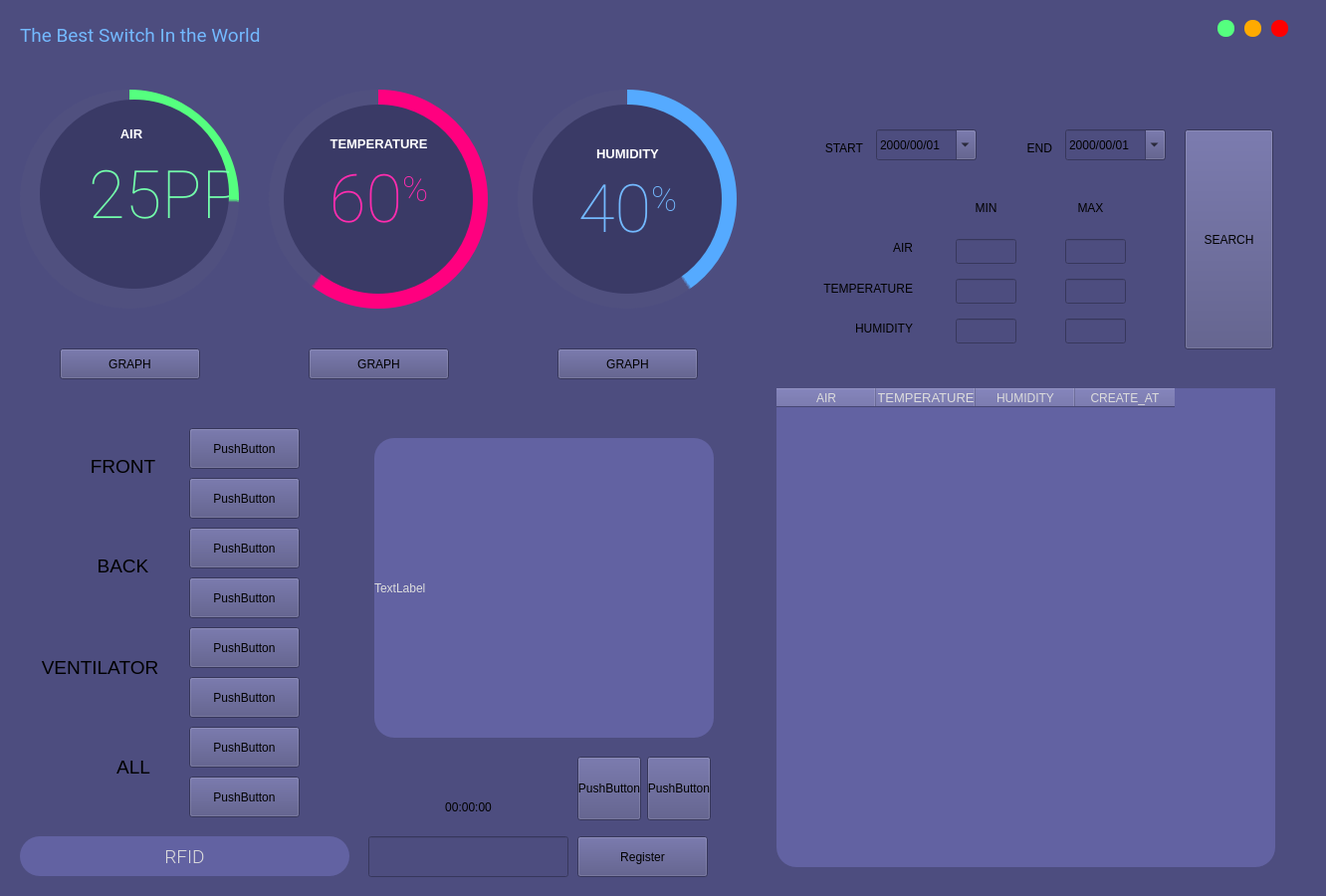
<?xml version="1.0" encoding="UTF-8"?>
<ui version="4.0">
 <class>MainWindow</class>
 <widget class="QMainWindow" name="MainWindow">
  <property name="geometry">
   <rect>
    <x>0</x>
    <y>0</y>
    <width>1332</width>
    <height>900</height>
   </rect>
  </property>
  <property name="windowTitle">
   <string>MainWindow</string>
  </property>
  <property name="styleSheet">
   <string notr="true">background-color: rgb(77, 77, 127);</string>
  </property>
  <widget class="QWidget" name="centralwidget">
   <widget class="QFrame" name="circularProgressBarTEMP">
    <property name="geometry">
     <rect>
      <x>260</x>
      <y>80</y>
      <width>240</width>
      <height>240</height>
     </rect>
    </property>
    <property name="styleSheet">
     <string notr="true">background-color: none;</string>
    </property>
    <property name="frameShape">
     <enum>QFrame::NoFrame</enum>
    </property>
    <property name="frameShadow">
     <enum>QFrame::Raised</enum>
    </property>
    <widget class="QFrame" name="circularProgressTEMP">
     <property name="geometry">
      <rect>
       <x>10</x>
       <y>10</y>
       <width>220</width>
       <height>220</height>
      </rect>
     </property>
     <property name="styleSheet">
      <string notr="true">QFrame{
	border-radius: 110px;	
	background-color: qconicalgradient(cx:0.5, cy:0.5, angle:90, stop:0.400 rgba(255, 0, 127, 255), stop:0.395 rgba(255, 255, 255, 0));
}</string>
     </property>
     <property name="frameShape">
      <enum>QFrame::StyledPanel</enum>
     </property>
     <property name="frameShadow">
      <enum>QFrame::Raised</enum>
     </property>
    </widget>
    <widget class="QFrame" name="circularBgTEMP">
     <property name="geometry">
      <rect>
       <x>10</x>
       <y>10</y>
       <width>220</width>
       <height>220</height>
      </rect>
     </property>
     <property name="styleSheet">
      <string notr="true">QFrame{
	border-radius: 110px;	
	background-color: rgba(85, 85, 127, 100);
}</string>
     </property>
     <property name="frameShape">
      <enum>QFrame::StyledPanel</enum>
     </property>
     <property name="frameShadow">
      <enum>QFrame::Raised</enum>
     </property>
    </widget>
    <widget class="QFrame" name="circularContainerTEMP">
     <property name="geometry">
      <rect>
       <x>25</x>
       <y>25</y>
       <width>190</width>
       <height>190</height>
      </rect>
     </property>
     <property name="baseSize">
      <size>
       <width>0</width>
       <height>0</height>
      </size>
     </property>
     <property name="styleSheet">
      <string notr="true">QFrame{
	border-radius: 95px;	
	background-color: rgb(58, 58, 102);
}</string>
     </property>
     <property name="frameShape">
      <enum>QFrame::StyledPanel</enum>
     </property>
     <property name="frameShadow">
      <enum>QFrame::Raised</enum>
     </property>
     <widget class="QWidget" name="layoutWidget">
      <property name="geometry">
       <rect>
        <x>10</x>
        <y>30</y>
        <width>171</width>
        <height>137</height>
       </rect>
      </property>
      <layout class="QGridLayout" name="infoLayout">
       <item row="5" column="0">
        <widget class="QLabel" name="labelCredits">
         <property name="font">
          <font>
           <family>Segoe UI</family>
           <pointsize>8</pointsize>
          </font>
         </property>
         <property name="styleSheet">
          <string notr="true">color: rgb(148, 148, 216); background-color: none;</string>
         </property>
         <property name="text">
          <string>&lt;html&gt;&lt;head/&gt;&lt;body&gt;&lt;p&gt;&lt;br/&gt;&lt;/p&gt;&lt;/body&gt;&lt;/html&gt;</string>
         </property>
         <property name="alignment">
          <set>Qt::AlignCenter</set>
         </property>
        </widget>
       </item>
       <item row="2" column="0">
        <widget class="QLabel" name="labelDegreeTEMP">
         <property name="font">
          <font>
           <family>Roboto Thin</family>
           <pointsize>30</pointsize>
          </font>
         </property>
         <property name="styleSheet">
          <string notr="true">color: rgb(255, 44, 174); padding: 0px; background-color: none;</string>
         </property>
         <property name="text">
          <string>&lt;p align=&quot;center&quot;&gt;&lt;span style=&quot; font-size:50pt;&quot;&gt;60&lt;/span&gt;&lt;span style=&quot; font-size:40pt; vertical-align:super;&quot;&gt;%&lt;/span&gt;&lt;/p&gt;</string>
         </property>
         <property name="alignment">
          <set>Qt::AlignCenter</set>
         </property>
         <property name="indent">
          <number>-1</number>
         </property>
        </widget>
       </item>
       <item row="1" column="0">
        <widget class="QLabel" name="labelTEMP">
         <property name="font">
          <font>
           <family>Segoe UI</family>
           <pointsize>10</pointsize>
          </font>
         </property>
         <property name="styleSheet">
          <string notr="true">color: #FFFFFF; background-color: none;</string>
         </property>
         <property name="text">
          <string>&lt;html&gt;&lt;head/&gt;&lt;body&gt;&lt;p&gt;&lt;span style=&quot; font-weight:600;&quot;&gt;TEMPERATURE&lt;/span&gt;&lt;/p&gt;&lt;/body&gt;&lt;/html&gt;</string>
         </property>
         <property name="alignment">
          <set>Qt::AlignCenter</set>
         </property>
        </widget>
       </item>
      </layout>
     </widget>
    </widget>
    <zorder>circularBgTEMP</zorder>
    <zorder>circularProgressTEMP</zorder>
    <zorder>circularContainerTEMP</zorder>
   </widget>
   <widget class="QFrame" name="circularProgressBarHUM">
    <property name="geometry">
     <rect>
      <x>510</x>
      <y>80</y>
      <width>240</width>
      <height>240</height>
     </rect>
    </property>
    <property name="styleSheet">
     <string notr="true">background-color: none;</string>
    </property>
    <property name="frameShape">
     <enum>QFrame::NoFrame</enum>
    </property>
    <property name="frameShadow">
     <enum>QFrame::Raised</enum>
    </property>
    <widget class="QFrame" name="circularProgressHUM">
     <property name="geometry">
      <rect>
       <x>10</x>
       <y>10</y>
       <width>220</width>
       <height>220</height>
      </rect>
     </property>
     <property name="styleSheet">
      <string notr="true">QFrame{
	border-radius: 110px;	
	background-color: qconicalgradient(cx:0.5, cy:0.5, angle:90, stop:0.600 rgba(85, 170, 255, 255), stop:0.595 rgba(255, 255, 255, 0));
}</string>
     </property>
     <property name="frameShape">
      <enum>QFrame::StyledPanel</enum>
     </property>
     <property name="frameShadow">
      <enum>QFrame::Raised</enum>
     </property>
    </widget>
    <widget class="QFrame" name="circularBgHUM">
     <property name="geometry">
      <rect>
       <x>10</x>
       <y>10</y>
       <width>220</width>
       <height>220</height>
      </rect>
     </property>
     <property name="styleSheet">
      <string notr="true">QFrame{
	border-radius: 110px;	
	background-color: rgba(85, 85, 127, 100);
}</string>
     </property>
     <property name="frameShape">
      <enum>QFrame::StyledPanel</enum>
     </property>
     <property name="frameShadow">
      <enum>QFrame::Raised</enum>
     </property>
    </widget>
    <widget class="QFrame" name="circularContainerHUM">
     <property name="geometry">
      <rect>
       <x>25</x>
       <y>25</y>
       <width>190</width>
       <height>190</height>
      </rect>
     </property>
     <property name="baseSize">
      <size>
       <width>0</width>
       <height>0</height>
      </size>
     </property>
     <property name="styleSheet">
      <string notr="true">QFrame{
	border-radius: 95px;	
	background-color: rgb(58, 58, 102);
}</string>
     </property>
     <property name="frameShape">
      <enum>QFrame::StyledPanel</enum>
     </property>
     <property name="frameShadow">
      <enum>QFrame::Raised</enum>
     </property>
     <widget class="QWidget" name="layoutWidget_2">
      <property name="geometry">
       <rect>
        <x>10</x>
        <y>40</y>
        <width>171</width>
        <height>137</height>
       </rect>
      </property>
      <layout class="QGridLayout" name="infoLayout_2">
       <item row="0" column="0">
        <widget class="QLabel" name="labelHUM">
         <property name="font">
          <font>
           <family>Segoe UI</family>
           <pointsize>10</pointsize>
          </font>
         </property>
         <property name="styleSheet">
          <string notr="true">color: #FFFFFF; background-color: none;</string>
         </property>
         <property name="text">
          <string>&lt;html&gt;&lt;head/&gt;&lt;body&gt;&lt;p&gt;&lt;span style=&quot; font-weight:600;&quot;&gt;HUMIDITY&lt;/span&gt;&lt;/p&gt;&lt;/body&gt;&lt;/html&gt;</string>
         </property>
         <property name="alignment">
          <set>Qt::AlignCenter</set>
         </property>
        </widget>
       </item>
       <item row="1" column="0">
        <widget class="QLabel" name="labelPercentageHUM">
         <property name="font">
          <font>
           <family>Roboto Thin</family>
           <pointsize>30</pointsize>
          </font>
         </property>
         <property name="styleSheet">
          <string notr="true">color: rgb(115, 185, 255); padding: 0px; background-color: none;</string>
         </property>
         <property name="text">
          <string>&lt;p align=&quot;center&quot;&gt;&lt;span style=&quot; font-size:50pt;&quot;&gt;40&lt;/span&gt;&lt;span style=&quot; font-size:40pt; vertical-align:super;&quot;&gt;%&lt;/span&gt;&lt;/p&gt;</string>
         </property>
         <property name="alignment">
          <set>Qt::AlignCenter</set>
         </property>
         <property name="indent">
          <number>-1</number>
         </property>
        </widget>
       </item>
       <item row="2" column="0">
        <widget class="QLabel" name="labelCredits_2">
         <property name="font">
          <font>
           <family>Segoe UI</family>
           <pointsize>8</pointsize>
          </font>
         </property>
         <property name="styleSheet">
          <string notr="true">color: rgb(148, 148, 216); background-color: none;</string>
         </property>
         <property name="text">
          <string>&lt;html&gt;&lt;head/&gt;&lt;body&gt;&lt;p&gt;&lt;br/&gt;&lt;/p&gt;&lt;/body&gt;&lt;/html&gt;</string>
         </property>
         <property name="alignment">
          <set>Qt::AlignCenter</set>
         </property>
        </widget>
       </item>
      </layout>
     </widget>
    </widget>
    <zorder>circularBgHUM</zorder>
    <zorder>circularProgressHUM</zorder>
    <zorder>circularContainerHUM</zorder>
   </widget>
   <widget class="QFrame" name="circularProgressBarAIR">
    <property name="geometry">
     <rect>
      <x>10</x>
      <y>80</y>
      <width>240</width>
      <height>240</height>
     </rect>
    </property>
    <property name="styleSheet">
     <string notr="true">background-color: none;</string>
    </property>
    <property name="frameShape">
     <enum>QFrame::NoFrame</enum>
    </property>
    <property name="frameShadow">
     <enum>QFrame::Raised</enum>
    </property>
    <widget class="QFrame" name="circularProgressAIR">
     <property name="geometry">
      <rect>
       <x>10</x>
       <y>10</y>
       <width>220</width>
       <height>220</height>
      </rect>
     </property>
     <property name="styleSheet">
      <string notr="true">QFrame{
	border-radius: 110px;	
	background-color: qconicalgradient(cx:0.5, cy:0.5, angle:90, stop:0.750 rgba(85, 255, 127, 255), stop:0.745 rgba(255, 255, 255, 0));
}</string>
     </property>
     <property name="frameShape">
      <enum>QFrame::StyledPanel</enum>
     </property>
     <property name="frameShadow">
      <enum>QFrame::Raised</enum>
     </property>
     <widget class="QFrame" name="circularContainerAIR">
      <property name="geometry">
       <rect>
        <x>20</x>
        <y>10</y>
        <width>190</width>
        <height>190</height>
       </rect>
      </property>
      <property name="baseSize">
       <size>
        <width>0</width>
        <height>0</height>
       </size>
      </property>
      <property name="styleSheet">
       <string notr="true">QFrame{
	border-radius: 95px;	
	background-color: rgb(58, 58, 102);
}</string>
      </property>
      <property name="frameShape">
       <enum>QFrame::StyledPanel</enum>
      </property>
      <property name="frameShadow">
       <enum>QFrame::Raised</enum>
      </property>
      <widget class="QWidget" name="layoutWidget_3">
       <property name="geometry">
        <rect>
         <x>10</x>
         <y>40</y>
         <width>289</width>
         <height>231</height>
        </rect>
       </property>
       <layout class="QGridLayout" name="infoLayout_3">
        <item row="6" column="1">
         <widget class="QLabel" name="labelCredits_3">
          <property name="font">
           <font>
            <family>Segoe UI</family>
            <pointsize>8</pointsize>
           </font>
          </property>
          <property name="styleSheet">
           <string notr="true">color: rgb(148, 148, 216); background-color: none;</string>
          </property>
          <property name="text">
           <string>&lt;html&gt;&lt;head/&gt;&lt;body&gt;&lt;p&gt;TEMP: &lt;span style=&quot; color:#ffffff;&quot;&gt;20º&lt;/span&gt;&lt;/p&gt;&lt;/body&gt;&lt;/html&gt;</string>
          </property>
          <property name="alignment">
           <set>Qt::AlignCenter</set>
          </property>
         </widget>
        </item>
        <item row="5" column="1">
         <widget class="QLabel" name="labelPercentageAIR">
          <property name="font">
           <font>
            <family>Roboto Thin</family>
            <pointsize>30</pointsize>
           </font>
          </property>
          <property name="styleSheet">
           <string notr="true">color: rgb(115, 255, 171); padding: 0px; background-color: none;</string>
          </property>
          <property name="text">
           <string>&lt;html&gt;&lt;head/&gt;&lt;body&gt;&lt;p align=&quot;center&quot;&gt;&lt;span style=&quot; font-size:50pt;&quot;&gt;25PPM&lt;/span&gt;&lt;/p&gt;&lt;/body&gt;&lt;/html&gt;</string>
          </property>
          <property name="alignment">
           <set>Qt::AlignCenter</set>
          </property>
          <property name="indent">
           <number>-1</number>
          </property>
         </widget>
        </item>
       </layout>
      </widget>
      <widget class="QLabel" name="labelAIR">
       <property name="geometry">
        <rect>
         <x>-20</x>
         <y>0</y>
         <width>224</width>
         <height>69</height>
        </rect>
       </property>
       <property name="font">
        <font>
         <family>Segoe UI</family>
         <pointsize>10</pointsize>
        </font>
       </property>
       <property name="styleSheet">
        <string notr="true">color: #FFFFFF; background-color: none;</string>
       </property>
       <property name="text">
        <string>&lt;html&gt;&lt;head/&gt;&lt;body&gt;&lt;p&gt;&lt;span style=&quot; font-weight:600;&quot;&gt;AIR&lt;/span&gt;&lt;/p&gt;&lt;/body&gt;&lt;/html&gt;</string>
       </property>
       <property name="alignment">
        <set>Qt::AlignCenter</set>
       </property>
      </widget>
     </widget>
    </widget>
    <widget class="QFrame" name="circularBgAIR">
     <property name="geometry">
      <rect>
       <x>10</x>
       <y>10</y>
       <width>220</width>
       <height>220</height>
      </rect>
     </property>
     <property name="styleSheet">
      <string notr="true">QFrame{
	border-radius: 110px;	
	background-color: rgba(85, 85, 127, 100);
}</string>
     </property>
     <property name="frameShape">
      <enum>QFrame::StyledPanel</enum>
     </property>
     <property name="frameShadow">
      <enum>QFrame::Raised</enum>
     </property>
    </widget>
    <zorder>circularBgAIR</zorder>
    <zorder>circularProgressAIR</zorder>
   </widget>
   <widget class="QLabel" name="label_title">
    <property name="geometry">
     <rect>
      <x>20</x>
      <y>10</y>
      <width>641</width>
      <height>50</height>
     </rect>
    </property>
    <property name="font">
     <font>
      <family>Roboto</family>
      <pointsize>14</pointsize>
     </font>
    </property>
    <property name="styleSheet">
     <string notr="true">color: rgb(115, 185, 255); background-color: none;</string>
    </property>
    <property name="text">
     <string>The Best Switch In the World</string>
    </property>
   </widget>
   <widget class="QPushButton" name="btn_close">
    <property name="geometry">
     <rect>
      <x>1277</x>
      <y>20</y>
      <width>17</width>
      <height>17</height>
     </rect>
    </property>
    <property name="minimumSize">
     <size>
      <width>16</width>
      <height>16</height>
     </size>
    </property>
    <property name="maximumSize">
     <size>
      <width>17</width>
      <height>17</height>
     </size>
    </property>
    <property name="toolTip">
     <string>Close</string>
    </property>
    <property name="styleSheet">
     <string notr="true">QPushButton {
	border: none;
	border-radius: 8px;		
	background-color: rgb(255, 0, 0);
}
QPushButton:hover {		
	background-color: rgba(255, 0, 0, 150);
}</string>
    </property>
    <property name="text">
     <string/>
    </property>
   </widget>
   <widget class="QLabel" name="rfid">
    <property name="geometry">
     <rect>
      <x>20</x>
      <y>840</y>
      <width>331</width>
      <height>40</height>
     </rect>
    </property>
    <property name="maximumSize">
     <size>
      <width>600</width>
      <height>40</height>
     </size>
    </property>
    <property name="font">
     <font>
      <family>Roboto Light</family>
      <pointsize>14</pointsize>
     </font>
    </property>
    <property name="styleSheet">
     <string notr="true">color: rgb(220, 220, 220);
background-color: rgb(98, 98, 162);
border-radius: 20px;</string>
    </property>
    <property name="text">
     <string>RFID</string>
    </property>
    <property name="alignment">
     <set>Qt::AlignCenter</set>
    </property>
   </widget>
   <widget class="QPushButton" name="btn_maximize">
    <property name="geometry">
     <rect>
      <x>1223</x>
      <y>20</y>
      <width>17</width>
      <height>17</height>
     </rect>
    </property>
    <property name="minimumSize">
     <size>
      <width>16</width>
      <height>16</height>
     </size>
    </property>
    <property name="maximumSize">
     <size>
      <width>17</width>
      <height>17</height>
     </size>
    </property>
    <property name="toolTip">
     <string>Maximize</string>
    </property>
    <property name="styleSheet">
     <string notr="true">QPushButton {
	border: none;
	border-radius: 8px;	
	background-color: rgb(85, 255, 127);
}
QPushButton:hover {	
	background-color: rgba(85, 255, 127, 150);
}</string>
    </property>
    <property name="text">
     <string/>
    </property>
   </widget>
   <widget class="QPushButton" name="btn_minimize">
    <property name="geometry">
     <rect>
      <x>1250</x>
      <y>20</y>
      <width>17</width>
      <height>17</height>
     </rect>
    </property>
    <property name="minimumSize">
     <size>
      <width>16</width>
      <height>16</height>
     </size>
    </property>
    <property name="maximumSize">
     <size>
      <width>17</width>
      <height>17</height>
     </size>
    </property>
    <property name="toolTip">
     <string>Minimize</string>
    </property>
    <property name="styleSheet">
     <string notr="true">QPushButton {
	border: none;
	border-radius: 8px;		
	background-color: rgb(255, 170, 0);
}
QPushButton:hover {	
	background-color: rgba(255, 170, 0, 150);
}</string>
    </property>
    <property name="text">
     <string/>
    </property>
   </widget>
   <widget class="QPushButton" name="frontON">
    <property name="geometry">
     <rect>
      <x>190</x>
      <y>430</y>
      <width>111</width>
      <height>41</height>
     </rect>
    </property>
    <property name="text">
     <string>PushButton</string>
    </property>
   </widget>
   <widget class="QPushButton" name="backON">
    <property name="geometry">
     <rect>
      <x>190</x>
      <y>530</y>
      <width>111</width>
      <height>41</height>
     </rect>
    </property>
    <property name="text">
     <string>PushButton</string>
    </property>
   </widget>
   <widget class="QPushButton" name="venON">
    <property name="geometry">
     <rect>
      <x>190</x>
      <y>630</y>
      <width>111</width>
      <height>41</height>
     </rect>
    </property>
    <property name="text">
     <string>PushButton</string>
    </property>
   </widget>
   <widget class="QLabel" name="labelFront">
    <property name="geometry">
     <rect>
      <x>90</x>
      <y>460</y>
      <width>67</width>
      <height>17</height>
     </rect>
    </property>
    <property name="font">
     <font>
      <pointsize>14</pointsize>
     </font>
    </property>
    <property name="text">
     <string>FRONT</string>
    </property>
    <property name="alignment">
     <set>Qt::AlignCenter</set>
    </property>
   </widget>
   <widget class="QLabel" name="labelBack">
    <property name="geometry">
     <rect>
      <x>90</x>
      <y>560</y>
      <width>67</width>
      <height>17</height>
     </rect>
    </property>
    <property name="font">
     <font>
      <pointsize>14</pointsize>
     </font>
    </property>
    <property name="text">
     <string>BACK</string>
    </property>
    <property name="alignment">
     <set>Qt::AlignCenter</set>
    </property>
   </widget>
   <widget class="QLabel" name="labelVen">
    <property name="geometry">
     <rect>
      <x>40</x>
      <y>660</y>
      <width>121</width>
      <height>20</height>
     </rect>
    </property>
    <property name="font">
     <font>
      <pointsize>14</pointsize>
     </font>
    </property>
    <property name="text">
     <string>VENTILATOR</string>
    </property>
    <property name="alignment">
     <set>Qt::AlignCenter</set>
    </property>
   </widget>
   <widget class="QPushButton" name="graphAIR">
    <property name="geometry">
     <rect>
      <x>60</x>
      <y>350</y>
      <width>141</width>
      <height>31</height>
     </rect>
    </property>
    <property name="text">
     <string>GRAPH</string>
    </property>
   </widget>
   <widget class="QPushButton" name="graphTEMP">
    <property name="geometry">
     <rect>
      <x>310</x>
      <y>350</y>
      <width>141</width>
      <height>31</height>
     </rect>
    </property>
    <property name="text">
     <string>GRAPH</string>
    </property>
   </widget>
   <widget class="QPushButton" name="graphHUM">
    <property name="geometry">
     <rect>
      <x>560</x>
      <y>350</y>
      <width>141</width>
      <height>31</height>
     </rect>
    </property>
    <property name="text">
     <string>GRAPH</string>
    </property>
   </widget>
   <widget class="QLabel" name="camera">
    <property name="geometry">
     <rect>
      <x>376</x>
      <y>440</y>
      <width>341</width>
      <height>301</height>
     </rect>
    </property>
    <property name="styleSheet">
     <string notr="true">color: rgb(220, 220, 220);
background-color: rgb(98, 98, 162);
border-radius: 20px;</string>
    </property>
    <property name="frameShape">
     <enum>QFrame::StyledPanel</enum>
    </property>
    <property name="frameShadow">
     <enum>QFrame::Plain</enum>
    </property>
    <property name="text">
     <string>TextLabel</string>
    </property>
   </widget>
   <widget class="QPushButton" name="pushButton_4">
    <property name="geometry">
     <rect>
      <x>580</x>
      <y>760</y>
      <width>64</width>
      <height>64</height>
     </rect>
    </property>
    <property name="text">
     <string>PushButton</string>
    </property>
   </widget>
   <widget class="QLabel" name="start">
    <property name="geometry">
     <rect>
      <x>800</x>
      <y>140</y>
      <width>67</width>
      <height>17</height>
     </rect>
    </property>
    <property name="text">
     <string>START</string>
    </property>
    <property name="alignment">
     <set>Qt::AlignRight|Qt::AlignTrailing|Qt::AlignVCenter</set>
    </property>
   </widget>
   <widget class="QLabel" name="end">
    <property name="geometry">
     <rect>
      <x>990</x>
      <y>140</y>
      <width>67</width>
      <height>17</height>
     </rect>
    </property>
    <property name="text">
     <string>END</string>
    </property>
    <property name="alignment">
     <set>Qt::AlignRight|Qt::AlignTrailing|Qt::AlignVCenter</set>
    </property>
   </widget>
   <widget class="QDateEdit" name="dateStart">
    <property name="geometry">
     <rect>
      <x>880</x>
      <y>130</y>
      <width>101</width>
      <height>31</height>
     </rect>
    </property>
    <property name="displayFormat">
     <string>yyyy/mm/dd</string>
    </property>
    <property name="calendarPopup">
     <bool>true</bool>
    </property>
   </widget>
   <widget class="QLabel" name="air">
    <property name="geometry">
     <rect>
      <x>850</x>
      <y>240</y>
      <width>67</width>
      <height>17</height>
     </rect>
    </property>
    <property name="text">
     <string>AIR</string>
    </property>
    <property name="alignment">
     <set>Qt::AlignRight|Qt::AlignTrailing|Qt::AlignVCenter</set>
    </property>
   </widget>
   <widget class="QLabel" name="temperature">
    <property name="geometry">
     <rect>
      <x>796</x>
      <y>280</y>
      <width>121</width>
      <height>20</height>
     </rect>
    </property>
    <property name="text">
     <string>TEMPERATURE</string>
    </property>
    <property name="alignment">
     <set>Qt::AlignRight|Qt::AlignTrailing|Qt::AlignVCenter</set>
    </property>
   </widget>
   <widget class="QLabel" name="humidity">
    <property name="geometry">
     <rect>
      <x>836</x>
      <y>320</y>
      <width>81</width>
      <height>20</height>
     </rect>
    </property>
    <property name="text">
     <string>HUMIDITY</string>
    </property>
    <property name="alignment">
     <set>Qt::AlignRight|Qt::AlignTrailing|Qt::AlignVCenter</set>
    </property>
   </widget>
   <widget class="QLineEdit" name="air_min">
    <property name="geometry">
     <rect>
      <x>960</x>
      <y>240</y>
      <width>61</width>
      <height>25</height>
     </rect>
    </property>
   </widget>
   <widget class="QLineEdit" name="temp_min">
    <property name="geometry">
     <rect>
      <x>960</x>
      <y>280</y>
      <width>61</width>
      <height>25</height>
     </rect>
    </property>
   </widget>
   <widget class="QLineEdit" name="hum_min">
    <property name="geometry">
     <rect>
      <x>960</x>
      <y>320</y>
      <width>61</width>
      <height>25</height>
     </rect>
    </property>
   </widget>
   <widget class="QDateEdit" name="dateEnd">
    <property name="geometry">
     <rect>
      <x>1070</x>
      <y>130</y>
      <width>101</width>
      <height>31</height>
     </rect>
    </property>
    <property name="displayFormat">
     <string>yyyy/mm/dd</string>
    </property>
    <property name="calendarPopup">
     <bool>true</bool>
    </property>
   </widget>
   <widget class="QLabel" name="min">
    <property name="geometry">
     <rect>
      <x>970</x>
      <y>200</y>
      <width>41</width>
      <height>17</height>
     </rect>
    </property>
    <property name="text">
     <string>MIN</string>
    </property>
    <property name="alignment">
     <set>Qt::AlignCenter</set>
    </property>
   </widget>
   <widget class="QLabel" name="max">
    <property name="geometry">
     <rect>
      <x>1070</x>
      <y>200</y>
      <width>51</width>
      <height>17</height>
     </rect>
    </property>
    <property name="text">
     <string>MAX</string>
    </property>
    <property name="alignment">
     <set>Qt::AlignCenter</set>
    </property>
   </widget>
   <widget class="QLineEdit" name="temp_max">
    <property name="geometry">
     <rect>
      <x>1070</x>
      <y>280</y>
      <width>61</width>
      <height>25</height>
     </rect>
    </property>
   </widget>
   <widget class="QLineEdit" name="air_max">
    <property name="geometry">
     <rect>
      <x>1070</x>
      <y>240</y>
      <width>61</width>
      <height>25</height>
     </rect>
    </property>
   </widget>
   <widget class="QLineEdit" name="hum_max">
    <property name="geometry">
     <rect>
      <x>1070</x>
      <y>320</y>
      <width>61</width>
      <height>25</height>
     </rect>
    </property>
   </widget>
   <widget class="QPushButton" name="search_btn">
    <property name="geometry">
     <rect>
      <x>1190</x>
      <y>130</y>
      <width>89</width>
      <height>221</height>
     </rect>
    </property>
    <property name="text">
     <string>SEARCH</string>
    </property>
   </widget>
   <widget class="QLabel" name="time">
    <property name="geometry">
     <rect>
      <x>370</x>
      <y>800</y>
      <width>201</width>
      <height>21</height>
     </rect>
    </property>
    <property name="text">
     <string>00:00:00</string>
    </property>
    <property name="alignment">
     <set>Qt::AlignCenter</set>
    </property>
   </widget>
   <widget class="QTableWidget" name="dbTable">
    <property name="geometry">
     <rect>
      <x>780</x>
      <y>390</y>
      <width>501</width>
      <height>481</height>
     </rect>
    </property>
    <property name="styleSheet">
     <string notr="true">color: rgb(220, 220, 220);
background-color: rgb(98, 98, 162);
border-radius: 20px;</string>
    </property>
    <column>
     <property name="text">
      <string>AIR</string>
     </property>
    </column>
    <column>
     <property name="text">
      <string>TEMPERATURE</string>
     </property>
     <property name="font">
      <font>
       <pointsize>10</pointsize>
      </font>
     </property>
    </column>
    <column>
     <property name="text">
      <string>HUMIDITY</string>
     </property>
    </column>
    <column>
     <property name="text">
      <string>CREATE_AT</string>
     </property>
    </column>
   </widget>
   <widget class="QPushButton" name="cameraIcon">
    <property name="geometry">
     <rect>
      <x>650</x>
      <y>760</y>
      <width>64</width>
      <height>64</height>
     </rect>
    </property>
    <property name="text">
     <string>PushButton</string>
    </property>
   </widget>
   <widget class="QPushButton" name="frontOFF">
    <property name="geometry">
     <rect>
      <x>190</x>
      <y>480</y>
      <width>111</width>
      <height>41</height>
     </rect>
    </property>
    <property name="text">
     <string>PushButton</string>
    </property>
   </widget>
   <widget class="QPushButton" name="backOFF">
    <property name="geometry">
     <rect>
      <x>190</x>
      <y>580</y>
      <width>111</width>
      <height>41</height>
     </rect>
    </property>
    <property name="text">
     <string>PushButton</string>
    </property>
   </widget>
   <widget class="QPushButton" name="venOFF">
    <property name="geometry">
     <rect>
      <x>190</x>
      <y>680</y>
      <width>111</width>
      <height>41</height>
     </rect>
    </property>
    <property name="text">
     <string>PushButton</string>
    </property>
   </widget>
   <widget class="QPushButton" name="allON">
    <property name="geometry">
     <rect>
      <x>190</x>
      <y>730</y>
      <width>111</width>
      <height>41</height>
     </rect>
    </property>
    <property name="text">
     <string>PushButton</string>
    </property>
   </widget>
   <widget class="QPushButton" name="allOFF">
    <property name="geometry">
     <rect>
      <x>190</x>
      <y>780</y>
      <width>111</width>
      <height>41</height>
     </rect>
    </property>
    <property name="text">
     <string>PushButton</string>
    </property>
   </widget>
   <widget class="QLabel" name="labelAll">
    <property name="geometry">
     <rect>
      <x>100</x>
      <y>760</y>
      <width>51</width>
      <height>20</height>
     </rect>
    </property>
    <property name="font">
     <font>
      <pointsize>14</pointsize>
     </font>
    </property>
    <property name="text">
     <string>ALL</string>
    </property>
    <property name="alignment">
     <set>Qt::AlignRight|Qt::AlignTrailing|Qt::AlignVCenter</set>
    </property>
   </widget>
   <widget class="QPushButton" name="rfidRG">
    <property name="geometry">
     <rect>
      <x>580</x>
      <y>840</y>
      <width>131</width>
      <height>41</height>
     </rect>
    </property>
    <property name="text">
     <string>Register</string>
    </property>
   </widget>
   <widget class="QLineEdit" name="user">
    <property name="geometry">
     <rect>
      <x>370</x>
      <y>840</y>
      <width>201</width>
      <height>41</height>
     </rect>
    </property>
   </widget>
  </widget>
 </widget>
 <resources/>
 <connections/>
</ui>
